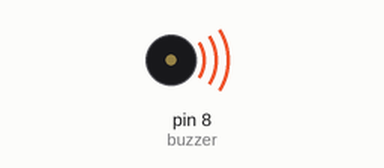
Recording of a sketch running on a simulated Arduino Uno, built with avr-gcc and run on an emulated ATmega328P. On the bench: buzzer (waves = sounding).

Above: at 0.2 s.
Timing chart, 0 to 4.6 s (numbered marks = the images above):
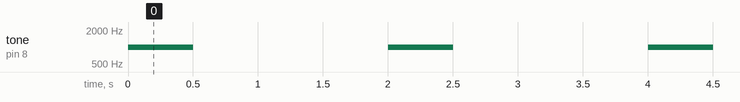

The sketch:

buzzerbasic.ino
```cpp
#define buzzer 8
void setup() {
  // put your setup code here, to run once:
  pinMode(buzzer, OUTPUT);

}

void loop() {
  // put your main code here, to run repeatedly:
  tone(buzzer,1000,500);
  delay(1000);
  noTone(buzzer);
  delay(1000);

}
```

Measured:
- by itself, tone on pin 8 (buzzer): alternates 1000 Hz for 0.50 s and silent for 1.5 s
